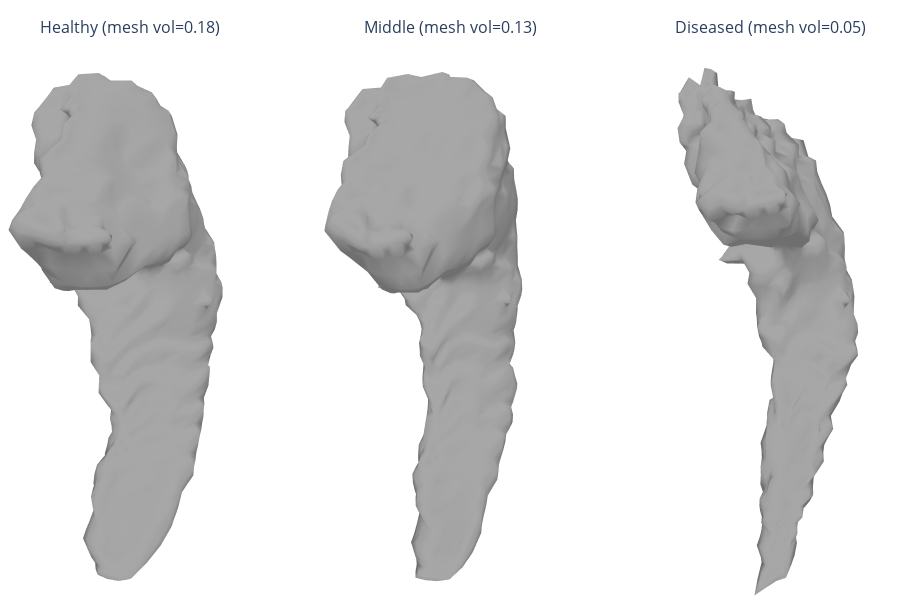

Notebook code for this chart:
### Code cell
# Show three real (GT) hippocampus meshes: healthy, middle volume, diseased (grayscale, upright)
import os
import numpy as np
import trimesh
import plotly.graph_objects as go
from plotly.subplots import make_subplots
from deep_sdf import utils as sdf_utils

# Ensure real-label experiment objects are available
if 'specs_real' not in globals():
    REAL_EXP = EXPERIMENTS['real_label']
    specs_real, vae_real, sdf_dec_real, epoch_real = load_models(REAL_EXP, device)

# Build dataset filenames list to align indices with labels
if 'npz_filenames' not in globals():
    from deep_sdf import data as sdf_data
    split_path = specs_real['TrainSplit']
    with open(split_path, 'r') as f:
        split_json = json.load(f)
    npz_filenames = sdf_data.get_instance_filenames(specs_real['DataSource'], split_json)

# Load labels map if needed
if 'label_map' not in globals():
    mesh_root = specs_real['DataSourceMesh']
    labels_path = os.path.join(mesh_root, 'labels.pt')
    label_map = {}
    if os.path.exists(labels_path):
        all_labels = torch.load(labels_path, map_location='cpu')
        if isinstance(all_labels, dict):
            label_map = all_labels
        elif hasattr(all_labels, '__len__') and len(all_labels) == len(npz_filenames):
            for idx, filename in enumerate(npz_filenames):
                base_name = os.path.splitext(os.path.basename(filename))[0]
                label_map[base_name] = all_labels[idx]
        else:
            print('Warning: labels.pt not dict and length mismatch; label lookup disabled.')
    else:
        print(f'labels.pt not found at {labels_path}')

mesh_root = specs_real['DataSourceMesh']
mesh_ext = specs_real.get('EvalGTMeshExt', '.obj')

def mesh_path_from_base(base_name):
    return os.path.join(mesh_root, base_name + mesh_ext)

def _label_to_diag_vol(label):
    if label is None:
        return None, None
    try:
        diag = int(label[0].item()) if hasattr(label[0], 'item') else int(label[0])
        vol = None
        if hasattr(label, '__len__') and len(label) > 3:
            vol = float(label[3].item()) if hasattr(label[3], 'item') else float(label[3])
        return diag, vol
    except Exception:
        return None, None

def load_mesh(path):
    m = trimesh.load(path, force='mesh')
    m = sdf_utils.as_mesh(m)
    return m

records = []
for npz_path in npz_filenames:
    base_name = os.path.splitext(os.path.basename(npz_path))[0]
    label = label_map.get(base_name) if isinstance(label_map, dict) else None
    diag, vol = _label_to_diag_vol(label)
    if diag is None or vol is None:
        continue
    mesh_path = mesh_path_from_base(base_name)
    if not os.path.isfile(mesh_path):
        continue
    records.append({
        'mesh_path': mesh_path,
        'diagnosis': diag,
        'volume': vol,
    })

if not records:
    raise RuntimeError('No labeled meshes found to display. Check mesh_root/labels alignment.')

# Pick middle from healthy only (by volume)
healthy_sorted = sorted([r for r in records if r['diagnosis'] == 0], key=lambda r: r['volume'])
if not healthy_sorted:
    raise RuntimeError('No healthy meshes found for middle pick.')
mid_pick = healthy_sorted[len(healthy_sorted)//2]

# Healthy and diseased extremes (by label volume)
healthy = [r for r in records if r['diagnosis'] == 0]
diseased = [r for r in records if r['diagnosis'] == 1]

if not healthy or not diseased:
    raise RuntimeError('Could not find both healthy and diseased meshes.')

healthy_pick = max(healthy, key=lambda r: r['volume'])
diseased_pick = min(diseased, key=lambda r: r['volume'])

m_healthy = load_mesh(healthy_pick['mesh_path'])
m_mid = load_mesh(mid_pick['mesh_path'])
m_diseased = load_mesh(diseased_pick['mesh_path'])

def upright_vertices(mesh):
    v = mesh.vertices.copy()
    # Rotate +90 deg around X so Z becomes up (swap Y/Z).
    v = np.stack([v[:, 0], v[:, 2], -v[:, 1]], axis=1)
    # Center and put on ground plane
    v = v - v.mean(axis=0, keepdims=True)
    v[:, 2] -= v[:, 2].min()
    return v

def mesh_to_plot(mesh, color='#9e9e9e', opacity=1.0, upright=True):
    v = upright_vertices(mesh) if upright else mesh.vertices
    f = mesh.faces
    return go.Mesh3d(
        x=v[:, 0], y=v[:, 1], z=v[:, 2],
        i=f[:, 0], j=f[:, 1], k=f[:, 2],
        color=color, opacity=opacity,
        lighting=dict(ambient=0.7, diffuse=0.6, specular=0.2, roughness=0.7, fresnel=0.1),
        lightposition=dict(x=1.2, y=1.2, z=2.0),
        showscale=False,
    )

healthy_title = 'Healthy (mesh vol={:.2f})'.format(float(m_healthy.volume))
mid_title = 'Middle (mesh vol={:.2f})'.format(float(m_mid.volume))
diseased_title = 'Diseased (mesh vol={:.2f})'.format(float(m_diseased.volume))

fig = make_subplots(
    rows=1, cols=3,
    specs=[[{'type': 'scene'}, {'type': 'scene'}, {'type': 'scene'}]],
    subplot_titles=(healthy_title, mid_title, diseased_title),
)

# All same color
mesh_color = '#9e9e9e'

fig.add_trace(mesh_to_plot(m_healthy, color=mesh_color), row=1, col=1)
fig.add_trace(mesh_to_plot(m_mid, color=mesh_color), row=1, col=2)
fig.add_trace(mesh_to_plot(m_diseased, color=mesh_color), row=1, col=3)

fig.update_layout(
    height=600,
    margin=dict(l=0, r=0, b=0, t=40),
    scene=dict(xaxis=dict(visible=False), yaxis=dict(visible=False), zaxis=dict(visible=False), aspectmode='data'),
    scene2=dict(xaxis=dict(visible=False), yaxis=dict(visible=False), zaxis=dict(visible=False), aspectmode='data'),
    scene3=dict(xaxis=dict(visible=False), yaxis=dict(visible=False), zaxis=dict(visible=False), aspectmode='data'),
)

fig.show()

### Figure 1 — Plotly figure (JSON) as saved in the notebook; plotly's stock layout.template omitted (floating-point values rounded to 4 significant figures; data arrays with more than 128 entries replaced by an {"elided": "..."} marker saying what was removed)
{"data": [{"color": "#9e9e9e", "i": {"elided": "3348 int values"}, "j": {"elided": "3348 int values"}, "k": {"elided": "3348 int values"}, "lighting": {"ambient": 0.7, "diffuse": 0.6, "fresnel": 0.1, "roughness": 0.7, "specular": 0.2}, "lightposition": {"x": 1.2, "y": 1.2, "z": 2}, "opacity": 1, "scene": "scene", "showscale": false, "type": "mesh3d", "x": {"elided": "1676 float values"}, "y": {"elided": "1676 float values"}, "z": {"elided": "1676 float values"}}, {"color": "#9e9e9e", "i": {"elided": "3348 int values"}, "j": {"elided": "3348 int values"}, "k": {"elided": "3348 int values"}, "lighting": {"ambient": 0.7, "diffuse": 0.6, "fresnel": 0.1, "roughness": 0.7, "specular": 0.2}, "lightposition": {"x": 1.2, "y": 1.2, "z": 2}, "opacity": 1, "scene": "scene2", "showscale": false, "type": "mesh3d", "x": {"elided": "1676 float values"}, "y": {"elided": "1676 float values"}, "z": {"elided": "1676 float values"}}, {"color": "#9e9e9e", "i": {"elided": "3348 int values"}, "j": {"elided": "3348 int values"}, "k": {"elided": "3348 int values"}, "lighting": {"ambient": 0.7, "diffuse": 0.6, "fresnel": 0.1, "roughness": 0.7, "specular": 0.2}, "lightposition": {"x": 1.2, "y": 1.2, "z": 2}, "opacity": 1, "scene": "scene3", "showscale": false, "type": "mesh3d", "x": {"elided": "1676 float values"}, "y": {"elided": "1676 float values"}, "z": {"elided": "1676 float values"}}], "layout": {"annotations": [{"font": {"size": 16}, "showarrow": false, "text": "Healthy (mesh vol=0.18)", "x": 0.1444, "xanchor": "center", "xref": "paper", "y": 1, "yanchor": "bottom", "yref": "paper"}, {"font": {"size": 16}, "showarrow": false, "text": "Middle (mesh vol=0.13)", "x": 0.5, "xanchor": "center", "xref": "paper", "y": 1, "yanchor": "bottom", "yref": "paper"}, {"font": {"size": 16}, "showarrow": false, "text": "Diseased (mesh vol=0.05)", "x": 0.8556, "xanchor": "center", "xref": "paper", "y": 1, "yanchor": "bottom", "yref": "paper"}], "height": 600, "margin": {"b": 0, "l": 0, "r": 0, "t": 40}, "scene": {"aspectmode": "data", "domain": {"x": [0, 0.2889], "y": [0, 1]}, "xaxis": {"visible": false}, "yaxis": {"visible": false}, "zaxis": {"visible": false}}, "scene2": {"aspectmode": "data", "domain": {"x": [0.3556, 0.6444], "y": [0, 1]}, "xaxis": {"visible": false}, "yaxis": {"visible": false}, "zaxis": {"visible": false}}, "scene3": {"aspectmode": "data", "domain": {"x": [0.7111, 1], "y": [0, 1]}, "xaxis": {"visible": false}, "yaxis": {"visible": false}, "zaxis": {"visible": false}}}}
